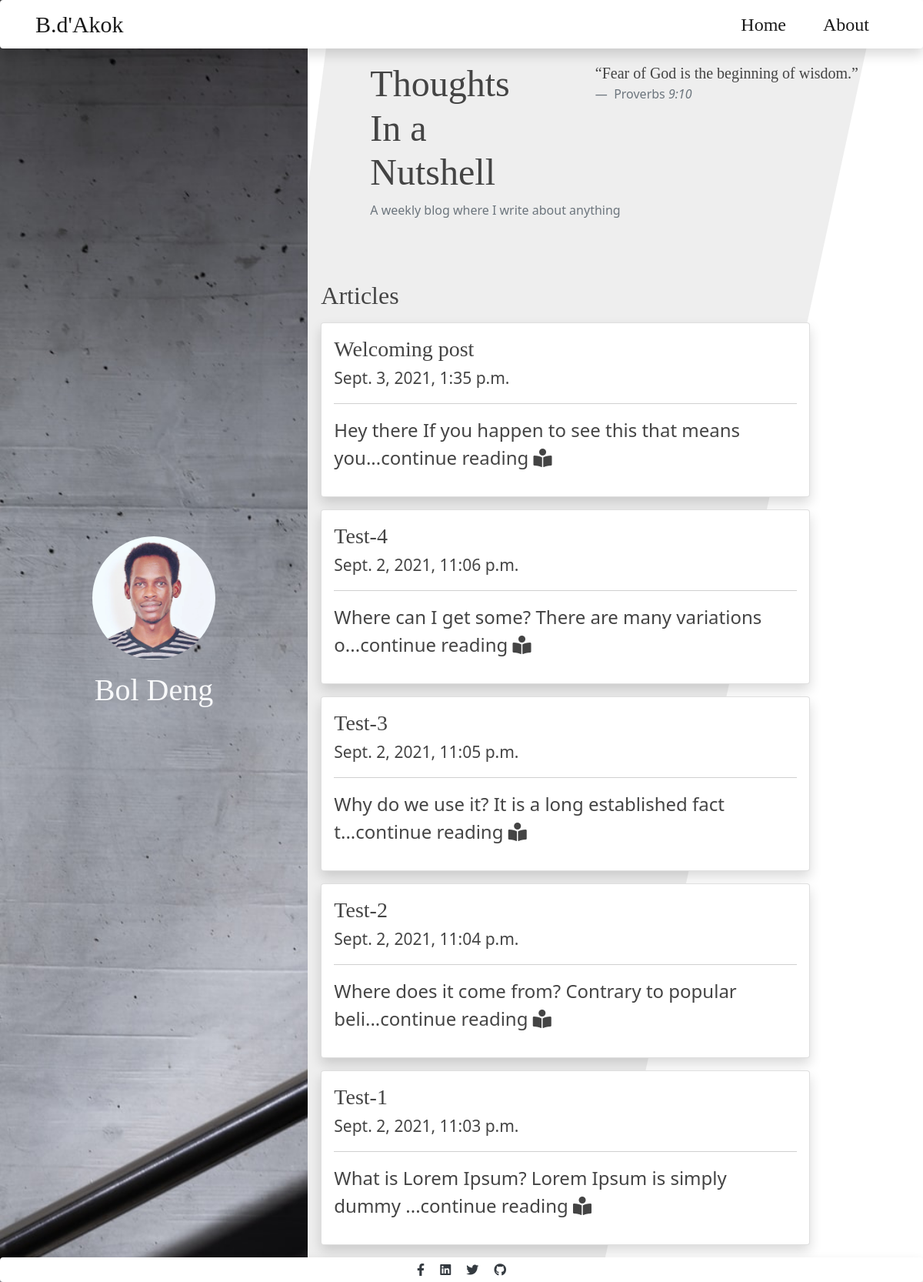
The app's page /, older data.
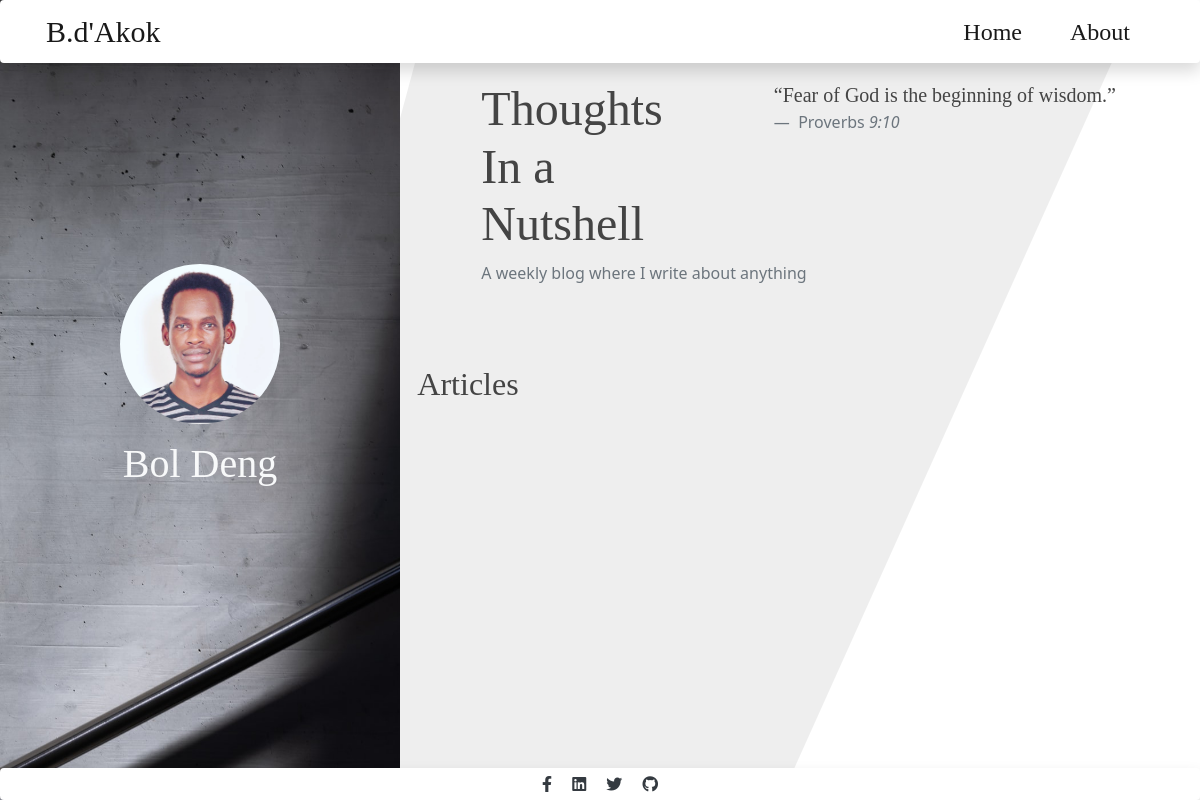
The same page, newer data.
### blog/models.py (models this page shows, shortened)
class Blog(models.Model):
    title = models.CharField(max_length=100)
    body = models.TextField()
    date_created = models.DateTimeField(auto_now_add=True)
    class Meta:
        ordering = ['-date_created',]
    def snippest(self):
        text = "continue reading"
        return self.body[:50]+'...'+ text

### blog/views.py (the view)
# urls.py: path('', views.index, name='home'),
def index(request):
    blogs =  Blog.objects.all()
    context ={
        'blogs':blogs
    }
    return render(request, 'blog/index.html', context)

### blog/templates/blog/index.html
{% extends 'blog/base.html' %}
{% block content %}
    <div class="container">
            <div class="col-md-10 mb-5">
                <h2 style="font-family: Nunito Sans;">Articles</h2>
                {% for blog in blogs %}
                <div class="card shadow my-3">
                    <div class="card-body" >
                                <a class="h3" style="font-family: Nunito Sans;" href="{% url 'detail' blog.id %}">{{ blog.title }}</a>
                                <br>
                                <small>{{ blog.date_created }}</small>
                                <hr>
                                <p class="text-justify my-3">
                                    {{ blog.snippest|safe }}
                                    <a href="{% url 'detail' blog.id %}"><i class="fa fa-book-reader" aria-hidden="true"></i></a>
                                </p>
                    </div>
                </div>
                {% endfor %}
            </div>
    </div>
{% endblock content %}

### blog/templates/blog/base.html (shortened to what this page needs)
{% load static %}
<!DOCTYPE html>
<html lang="en">
<head>
    <link rel="stylesheet" href="{% static 'blog/css/all.min.css' %}">
    <link rel="stylesheet" href="{% static 'blog/css/bootstrap.min.css' %}" />
    <link rel="stylesheet" href="{% static  'blog/css/styles.css' %}" />
</head>
<body>
    <nav class="navbar navbar-expand-lg fixed-top navbar-light bg-light shadow p-1 mb-5 bg-body rounded ">
        <div class="container-lg">
          <a class="navbar-brand" href="{% url 'home' %}" style="font-family: Nunito Sans; font-size: 30px;">B.d'Akok</a>
          <div class="collapse navbar-collapse" id="navbarNav">
            <ul class="navbar-nav ml-auto">
              <li class="nav-item">
                <a style="font-family: Nunito Sans;" class="nav-link active mx-3" aria-current="page" href="{% url 'home' %}">Home</a>
              </li>
              <li class="nav-item">
                <a style="font-family: Nunito Sans;" class="nav-link active  mx-3" href="{% url 'about' %}">About</a>
              </li>
            </ul>
          </div>
        </div>
      </nav>
    <div class="background"></div>
    <div class="intro-left">
    <div class="container-fluid full-height">
        <div class="row text-center align-items-center full-height">
        <div class="col">
            <img src="{% static 'blog/img/av-3.jpg' %}" alt="User avatar" class="avatar" />
            <p class="display-6 text-light name py-5" style="margin-top: -3rem;font-family: Nunito Sans;">Bol Deng</p>
        </div>
        </div>
    </div>
    </div>
    <div class="container-fluid">
        <div class="row">
        <div class="col-md-4"></div>
        <div class="col-md-8 panel-right px-0">
    <section class="quote">
    <figure>
    <blockquote class="blockquote">
        <p style="font-family: Nunito Sans;">
        “Fear of God is the beginning of wisdom.”
        </p>
    </blockquote>
    <figcaption class="blockquote-footer" style="font-size: medium;">
        Proverbs <cite title="Source Title">9:10</cite>
    </figcaption>
    </figure>
</section>
<section class="intro">
    <h1 class="display-5" style="font-family: Nunito Sans;">Thoughts In a Nutshell</h1>
    <p class="text-muted mb-5" style="font-size: medium;">A weekly blog where I write about anything</p>
</section>
{% block content %}
{% endblock content %}
     <footer class="footer fixed-bottom shadow p-1 rounded">
            <div class="container-fluid text-center">
            <div class="social-links m-auto">
                <a href="https://www.facebook.com/bol.denga/" target="_blank" class="text-dark  m-2"><i class="fab fa-facebook-f"></i></a>
                <a href="https://www.linkedin.com/in/bol-deng-526361206/" target="_blank" class="text-dark  m-2"><i class="fab fa-linkedin"></i></a>
                <a href="https://twitter.com/bol_aguel" target="_blank" class="text-dark  m-2"><i class="fab fa-twitter"></i></a>
                <a href="https://github.com/Bol1137" target="_blank" class="text-dark  m-2"><i class="fab fa-github"></i></a>
            </div>
        </div>
    </footer>
    </div>
  </div>
</div>
</body>
</html>

### static/blog/css/styles.css (style rules this page uses)
body, html { min-height: 100%; }
body { font-weight: 200; font-size: 1.5rem; color: #444; }
.intro-left { background: url(../img/1.jpg); background-size: cover; position: fixed; left: 0; width: 33.3333%; height: 100%; color: white; }
.avatar { width: 10rem; height: 10rem; border-radius: 50%; margin: 1rem; }
.full-height { height: 100%; }
.quote { float: right; }
section { margin: 5rem; font-size: 1.2 rem; }
a { color: #444; text-decoration: none; }
.footer { background-color: #fff; font-size: 1rem; margin: 0; }
.background { background-color: #eee; width: 100%; height: 100%; z-index: -1; position: fixed; clip-path: polygon(36% 0, 95% 0, 65% 100%, 18% 100%); }

Row changes from the older to the newer data that the page shows:
removed Blog: title "Welcoming post", date_created "Sept. 3, 2021, 1:35 p.m.", snippest "Hey there If you happen to see this that means you...continue reading"
removed Blog: title "Test-4", date_created "Sept. 2, 2021, 11:06 p.m.", snippest "Where can I get some? There are many variations o...continue reading"
removed Blog: title "Test-3", date_created "Sept. 2, 2021, 11:05 p.m.", snippest "Why do we use it? It is a long established fact t...continue reading"
removed Blog: title "Test-2", date_created "Sept. 2, 2021, 11:04 p.m.", snippest "Where does it come from? Contrary to popular beli...continue reading"
removed Blog: title "Test-1", date_created "Sept. 2, 2021, 11:03 p.m.", snippest "What is Lorem Ipsum? Lorem Ipsum is simply dummy ...continue reading"
